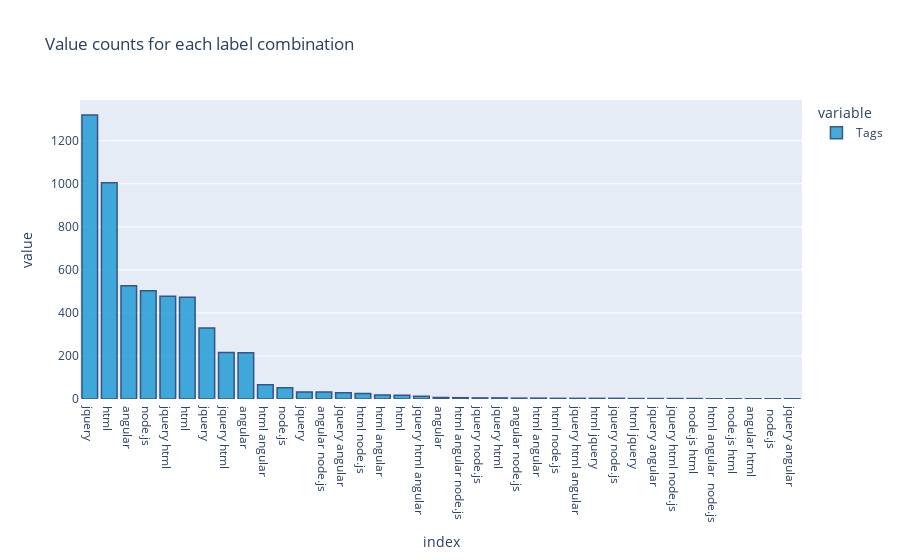

The notebook cell this image was saved under:
### Markdown cell above
### Counting Multilabels

### Code cell
px.bar(
    df['Tags'].value_counts(), 
    title='Value counts for each label combination'
).update_traces(
    marker_color='#1696d2', 
    marker_line_color='rgb(8,48,107)',
    marker_line_width=1.5, 
    opacity=0.8)

### Figure 1 — Plotly figure (JSON) as saved in the notebook; plotly's stock layout.template omitted (floating-point values rounded to 4 significant figures)
{"data": [{"alignmentgroup": "True", "hovertemplate": "variable=Tags<br>index=%{x}<br>value=%{y}<extra></extra>", "legendgroup": "Tags", "marker": {"color": "#1696d2", "line": {"color": "rgb(8,48,107)", "width": 1.5}, "pattern": {"shape": ""}}, "name": "Tags", "offsetgroup": "Tags", "opacity": 0.8, "orientation": "v", "showlegend": true, "textposition": "auto", "type": "bar", "x": ["jquery", "html", "angular", "node.js", "jquery html", "html ", "jquery ", "jquery html ", "angular ", "html angular", "node.js ", "jquery  ", "angular node.js", "jquery angular", "html node.js", "html angular ", "html  ", "jquery html angular", "angular  ", "html angular node.js", "jquery node.js ", "jquery html  ", "angular node.js ", "html angular  ", "html node.js ", "jquery html angular ", "html jquery", "jquery node.js", "html jquery ", "jquery angular ", "jquery html node.js", "node.js html", "html angular  node.js", "node.js html ", "angular html", " node.js", "jquery angular  "], "xaxis": "x", "y": [1320, 1005, 526, 503, 477, 473, 330, 216, 215, 66, 52, 33, 32, 29, 26, 19, 17, 13, 7, 6, 5, 5, 4, 4, 3, 3, 3, 3, 2, 2, 2, 2, 1, 1, 1, 1, 1], "yaxis": "y"}], "layout": {"barmode": "relative", "legend": {"title": {"text": "variable"}, "tracegroupgap": 0}, "title": {"text": "Value counts for each label combination"}, "xaxis": {"anchor": "y", "domain": [0, 1], "title": {"text": "index"}}, "yaxis": {"anchor": "x", "domain": [0, 1], "title": {"text": "value"}}}}
